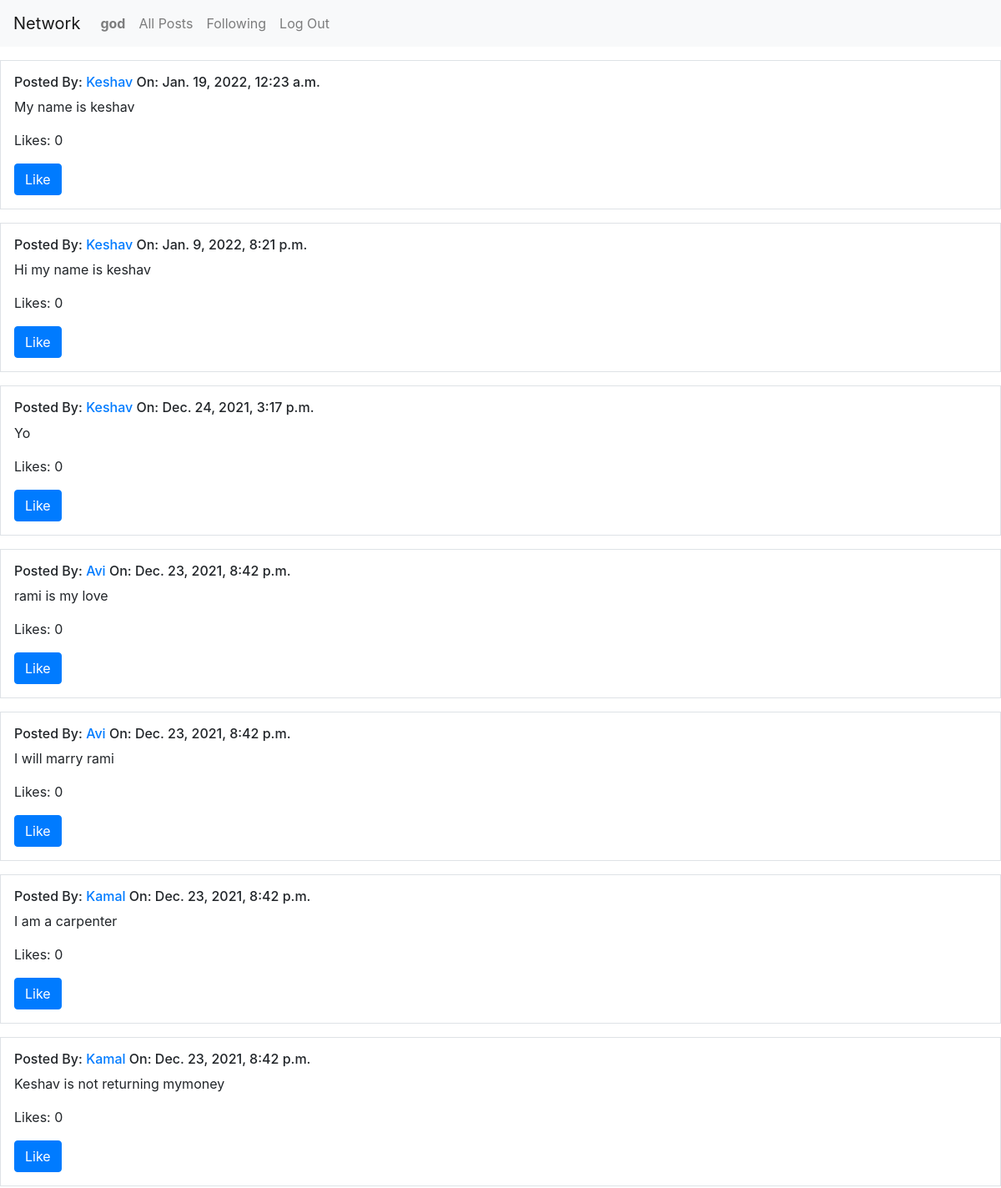
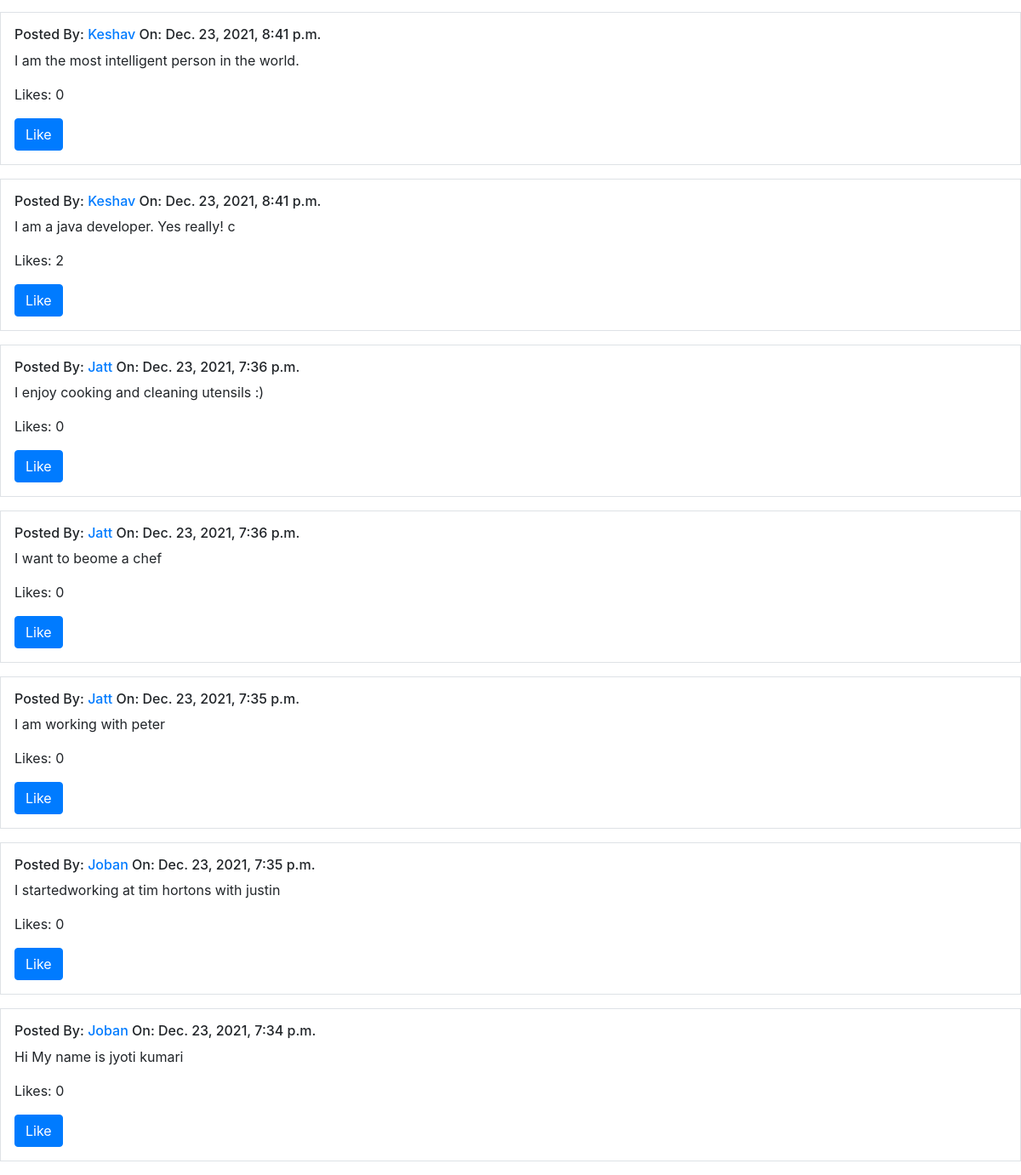
Page /allPosts (signed in) on the committed database (2 pictures, top to bottom).
### network/models.py (models this page shows)
class User(AbstractUser):
    followers = models.ManyToManyField("User",default=None,related_name="user")
    following = models.ManyToManyField("User",default=None,related_name="follower")

class Post(models.Model):
    user= models.ForeignKey("User",on_delete=models.CASCADE,related_name="posts")
    content=models.TextField(max_length=255)
    like=models.PositiveIntegerField(default=0)
    unlike=models.PositiveIntegerField(default=0)
    timeStamp=models.DateTimeField(auto_now_add=True)
    objects=PostManager()
    def __str__(self):
        return str(self.content)

### network/views.py (the view)
# urls.py: path("allPosts",views.allPosts,name="allPosts"),
def allPosts(request):
    return render(request, "network/allPosts.html",{
        "Posts": Post.objects.all().order_by('-timeStamp')
    })

### network/templates/network/allPosts.html (shortened to what this page needs)
{% extends "network/layout.html" %}
{% block body %}
  {% for post in Posts %}
  <div class="container-fluid p-3 my-3 border">
      <h6>Posted By: <a href="{% url 'profilePage' post.user.id %}">{{post.user.username.capitalize}}</a> On: {{post.timeStamp}}</h6>
      <p>{{post}}</p>
      <p>Likes: {{post.like}}</p>
      <button class="btn btn-primary">Like</button>
  </div>
  {% endfor %}
{% endblock %}

### network/templates/network/layout.html (shortened to what this page needs)
{% load static %}
<!DOCTYPE html>
<html lang="en">
    <head>
        <link rel="stylesheet" href="https://stackpath.bootstrapcdn.com/bootstrap/4.4.1/css/bootstrap.min.css">
        <link href="{% static 'network/styles.css' %}" rel="stylesheet">
    </head>
    <body>
        <nav class="navbar navbar-expand-lg navbar-light bg-light">
            <a class="navbar-brand" href="{% url 'index' %}">Network</a>
            <div>
              <ul class="navbar-nav mr-auto">
                {% if user.is_authenticated %}
                    <li class="nav-item">
                        <a class="nav-link" href="{% url 'profilePage' user.id %}"><strong>{{ user.username }}</strong></a>
                    </li>
                {% endif %}
                <li class="nav-item">
                  <a class="nav-link" href="{% url 'allPosts' %}">All Posts</a>
                </li>
                {% if user.is_authenticated %}
                    <li class="nav-item">
                        <a class="nav-link" href="{% url 'following' %}">Following</a>
                    </li>
                    <li class="nav-item">
                        <a class="nav-link" href="{% url 'logout' %}">Log Out</a>
                    </li>
                {% endif %}
              </ul>
            </div>
          </nav>
        <div class="body">
            {% block body %}
            {% endblock %}
        </div>
    </body>
</html>

### rows in the picture
User: username "god"
Post: user.username "Keshav", timeStamp "Jan. 19, 2022, 12:23 a.m.", content "My name is keshav", like "0"
Post: user.username "Keshav", timeStamp "Jan. 9, 2022, 8:21 p.m.", content "Hi my name is keshav", like "0"
Post: user.username "Keshav", timeStamp "Dec. 24, 2021, 3:17 p.m.", content "Yo", like "0"
Post: user.username "Avi", timeStamp "Dec. 23, 2021, 8:42 p.m.", content "rami is my love", like "0"
Post: user.username "Avi", timeStamp "Dec. 23, 2021, 8:42 p.m.", content "I will marry rami", like "0"
Post: user.username "Kamal", timeStamp "Dec. 23, 2021, 8:42 p.m.", content "I am a carpenter", like "0"
Post: user.username "Kamal", timeStamp "Dec. 23, 2021, 8:42 p.m.", content "Keshav is not returning mymoney", like "0"
Post: user.username "Keshav", timeStamp "Dec. 23, 2021, 8:41 p.m.", content "I am the most intelligent person in the world.", like "0"
Post: user.username "Keshav", timeStamp "Dec. 23, 2021, 8:41 p.m.", content "I am a java developer. Yes really! c", like "2"
Post: user.username "Jatt", timeStamp "Dec. 23, 2021, 7:36 p.m.", content "I enjoy cooking and cleaning utensils :)", like "0"
Post: user.username "Jatt", timeStamp "Dec. 23, 2021, 7:36 p.m.", content "I want to beome a chef", like "0"
Post: user.username "Jatt", timeStamp "Dec. 23, 2021, 7:35 p.m.", content "I am working with peter", like "0"
Post: user.username "Joban", timeStamp "Dec. 23, 2021, 7:35 p.m.", content "I startedworking at tim hortons with justin", like "0"
Post: user.username "Joban", timeStamp "Dec. 23, 2021, 7:34 p.m.", content "Hi My name is jyoti kumari", like "0"
